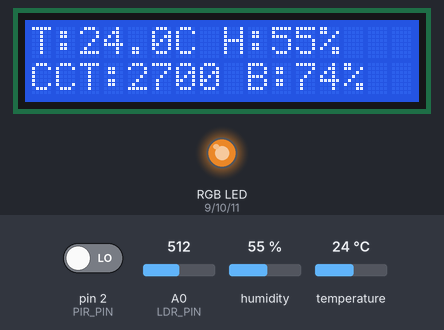
Simulated run of this sketch. Board: Arduino Uno, built with avr-gcc and run on an emulated ATmega328P. On the bench: 16×2 character LCD, an RGB LED mixed from three pins (HIGH = lit). Wiring (inferred from the names in the program): DHT22 sensor: data pin 3. Dashed ring = blinking. The inputs (shaded band) are chosen by the test bench; at power-on: temperature 24 °C, A0 (LDR_PIN) = 512, humidity 55 %, pin 2 (PIR_PIN) LOW. Dim RGB values are drawn brighter than linear; what the sketch prints to the serial monitor is not drawn.

Above: at 2.7 s.
2.8 s: temperature set to 27.8 °C
At 3.9 s:
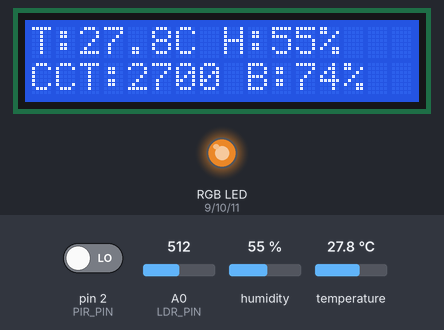
5.0 s: temperature set to 29.2 °C
At 6.7 s:
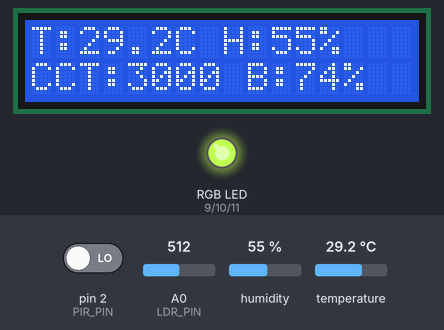
11.0 s: A0 (LDR_PIN) set to 716
At 11.89 s:
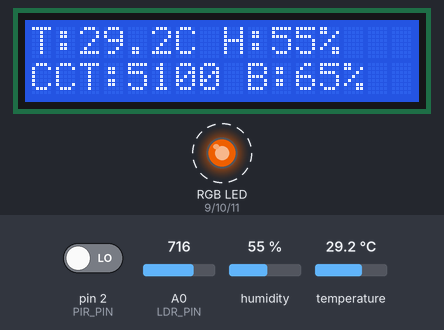
13.5 s: humidity set to 22 %
At 16.06 s:
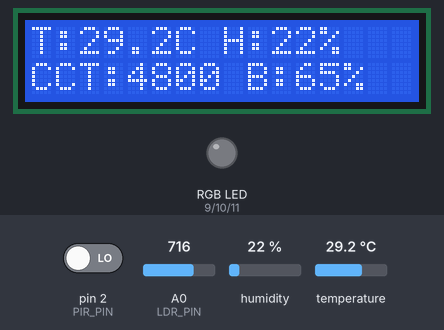
16.5 s: A0 (LDR_PIN) set to 992
19.5 s: A0 (LDR_PIN) set to 1012
Timing chart, 0 to 22.2 s (numbered marks = the images above; inputs shaded):
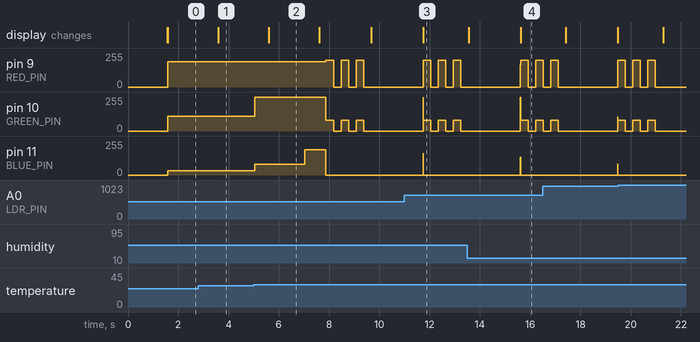

The sketch:

sketch_oct20b.ino
```cpp
#include <LiquidCrystal.h>

//—— Pin Definitions ——//
#define LDR_PIN    A0    // ambient light sensor
#define PIR_PIN    2     // motion detector
#define DHT_PIN    3     // DHT22 data pin
#define RED_PIN    9     // R-channel via NPN
#define GREEN_PIN 10     // G-channel
#define BLUE_PIN  11     // B-channel

// LCD pins: RS, EN, D4, D5, D6, D7
LiquidCrystal lcd(12, 8, 4, 5, 6, 7);

//—— DHT22 bit-bang driver ——//
uint8_t dhtData[5];
bool readDHT22(float &T, float &H) {
  unsigned long t;
  // 1) START SIGNAL
  pinMode(DHT_PIN, OUTPUT);
  digitalWrite(DHT_PIN, LOW);
  delay(1);                // >0.8 ms
  digitalWrite(DHT_PIN, HIGH);
  delayMicroseconds(30);
  pinMode(DHT_PIN, INPUT_PULLUP);

  // 2) ACK
  t = micros();
  while (digitalRead(DHT_PIN) == HIGH)
    if (micros() - t > 100) return false;
  t = micros();
  while (digitalRead(DHT_PIN) == LOW)
    if (micros() - t > 100) return false;
  t = micros();
  while (digitalRead(DHT_PIN) == HIGH)
    if (micros() - t > 100) return false;

  // 3) READ 40 BITS
  memset(dhtData, 0, 5);
  for (int bit = 0; bit < 40; bit++) {
    // wait for LOW
    t = micros();
    while (digitalRead(DHT_PIN) == LOW)
      if (micros() - t > 100) return false;
    // measure length of subsequent HIGH
    t = micros();
    while (digitalRead(DHT_PIN) == HIGH)
      if (micros() - t > 100) return false;
    if (micros() - t > 40) {
      dhtData[bit/8] |= 1 << (7 - (bit%8));
    }
  }

  // 4) CRC check
  uint8_t sum = dhtData[0] + dhtData[1] + dhtData[2] + dhtData[3];
  if (sum != dhtData[4]) return false;

  // 5) PARSE
  uint16_t rawH = (dhtData[0] << 8) | dhtData[1];
  uint16_t rawT = (dhtData[2] << 8) | dhtData[3];
  H = rawH * 0.1;
  if (rawT & 0x8000) {
    rawT &= 0x7FFF;
    T = -rawT * 0.1;
  } else {
    T = rawT * 0.1;
  }
  return true;
}

//—— Globals for smoothing & timing ——//
float activityScore = 1.0;
const float alphaUp   = 0.05, alphaDown = 0.02;

unsigned long lastLCD   = 0;
const unsigned long LCD_INTERVAL = 1000;  // ms

void setup() {
  Serial.begin(9600);

  // I/O setup
  pinMode(PIR_PIN, INPUT);
  pinMode(RED_PIN, OUTPUT);
  pinMode(GREEN_PIN, OUTPUT);
  pinMode(BLUE_PIN, OUTPUT);
  pinMode(DHT_PIN, INPUT_PULLUP);

  // LCD init
  lcd.begin(16, 2);
  lcd.print("EmotionLamp v1");
  delay(1500);
  lcd.clear();
}

void loop() {
  unsigned long now = millis();

  // 1) READ SENSORS
  int  ldrVal = analogRead(LDR_PIN);          // 0–1023
  bool motion = (digitalRead(PIR_PIN) == HIGH);

  // Exponential moving avg of motion
  if (motion)
    activityScore += alphaUp * (1.0 - activityScore);
  else
    activityScore -= alphaDown * activityScore;
  activityScore = constrain(activityScore, 0.0, 1.0);

  // 2) READ DHT22 EVERY LOOP (instant reflection in Tinkercad)
  static float tempC = 25, hum = 50;
  float t, h;
  if (readDHT22(t, h)) {
    tempC = t;
    hum   = h;
  }

  // 3) COMPUTE CCT (by “hour”) & apply comfort nudge
  int hourOfDay = (millis() / 1000) % 24;
  int cct = (hourOfDay < 7  ? 2700 :
             hourOfDay < 11 ? 6000 :
             hourOfDay < 16 ? 4800 :
             hourOfDay < 20 ? 3500 :
             hourOfDay < 23 ? 2800 : 2700);

  float tNorm = constrain((tempC - 20.0) / 10.0, 0.0, 1.0);
  float hNorm = constrain(hum / 100.0, 0.0, 1.0);
  if ((tNorm + hNorm) * 0.5 > 0.7) {
    cct = min(cct + 300, 6500);
  }

  // 4) BRIGHTNESS CAP (glare guard)
  int bright = map(ldrVal, 0, 1023, 255, 127);
  bright = constrain(bright, 127, 255);

  // 5) CCT → RGB lookup
  byte rTbl, gTbl, bTbl;
  if      (cct <= 2700) { rTbl = 255; gTbl = 147; bTbl =  44; }
  else if (cct <= 3200) { rTbl = 255; gTbl = 180; bTbl = 107; }
  else if (cct <= 4000) { rTbl = 255; gTbl = 209; bTbl = 163; }
  else if (cct <= 5000) { rTbl = 255; gTbl = 228; bTbl = 206; }
  else                  { rTbl = 255; gTbl = 249; bTbl = 253; }

  int rPWM = (rTbl * bright) / 255;
  int gPWM = (gTbl * bright) / 255;
  int bPWM = (bTbl * bright) / 255;

  analogWrite(RED_PIN,   rPWM);
  analogWrite(GREEN_PIN, gPWM);
  analogWrite(BLUE_PIN,  bPWM);

  // 6) UPDATE LCD & SERIAL once per second
  if (now - lastLCD > LCD_INTERVAL) {
    // LCD line 1
    lcd.clear();
    lcd.setCursor(0, 0);
    lcd.print("T:");
    lcd.print(tempC, 1);
    lcd.print("C H:");
    lcd.print(hum, 0);
    lcd.print("%");

    // LCD line 2
    lcd.setCursor(0, 1);
    lcd.print("CCT:");
    lcd.print(cct);
    lcd.print(" B:");
    lcd.print(bright * 100 / 255);
    lcd.print("%");

    Serial.print("LDR=");     Serial.print(ldrVal);
    Serial.print(" PIR=");     Serial.print(motion ? 1 : 0);
    Serial.print(" T=");       Serial.print(tempC); Serial.print("C");
    Serial.print(" H=");       Serial.print(hum);    Serial.print("%");
    Serial.print(" Act=");     Serial.print(activityScore, 2);
    Serial.print(" CCT=");     Serial.print(cct);
    Serial.print(" Bright=");  Serial.println(bright);

    lastLCD = now;
  }

  if (activityScore < 0.1) {
    for (int i = 0; i < 3; i++) {
      analogWrite(RED_PIN,   200);
      analogWrite(GREEN_PIN,  80);
      analogWrite(BLUE_PIN,    0);
      delay(300);
      analogWrite(RED_PIN,     0);
      analogWrite(GREEN_PIN,   0);
      analogWrite(BLUE_PIN,     0);
      delay(300);
    }
    lcd.clear();
    lcd.setCursor(0, 0);
    lcd.print("Take a short");
    lcd.setCursor(0, 1);
    lcd.print("break + hydrate");
    delay(2000);
  }

  delay(50);
}
```

Measured:
- the behaviour switches between 28.4 and 28.5 °C on temperature (found by bisection; images 1 and 2)
- after the input at 2.8 s, the display: changes after 0.79 s (image 1)
- after the input at 11.0 s, the display: changes after 0.75 s (image 3)
- after the input at 13.5 s, the display: first differs from a run without the input after 2.1 s (image 4)
- by itself, pin 10 (GREEN_PIN): repeats every 0.60 s: 80/255 0.30 s, 0/255 0.30 s, until it stays 0/255 from 9.4 s
- what the display in image 2 shows lasts 2.0 s, from 5.6 s to 7.6 s
